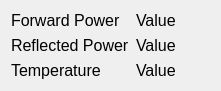
   <widget class="QWidget" name="layoutWidget">
    <property name="geometry">
     <rect>
      <x>490</x>
      <y>330</y>
      <width>221</width>
      <height>91</height>
     </rect>
    </property>
    <layout class="QGridLayout" name="gridLayout_2">
     <item row="0" column="0">
      <widget class="QLabel" name="f_power">
       <property name="font">
        <font>
         <pointsize>12</pointsize>
         <weight>50</weight>
         <bold>false</bold>
        </font>
       </property>
       <property name="text">
        <string>Forward Power</string>
       </property>
      </widget>
     </item>
     <item row="0" column="1">
      <widget class="QLabel" name="f_power_value">
       <property name="font">
        <font>
         <pointsize>12</pointsize>
         <weight>50</weight>
         <bold>false</bold>
        </font>
       </property>
       <property name="text">
        <string>Value</string>
       </property>
      </widget>
     </item>
     <item row="1" column="0">
      <widget class="QLabel" name="r_power">
       <property name="font">
        <font>
         <pointsize>12</pointsize>
         <weight>50</weight>
         <bold>false</bold>
        </font>
       </property>
       <property name="text">
        <string>Reflected Power</string>
       </property>
      </widget>
     </item>
     <item row="1" column="1">
      <widget class="QLabel" name="r_power_value">
       <property name="font">
        <font>
         <pointsize>12</pointsize>
         <weight>50</weight>
         <bold>false</bold>
        </font>
       </property>
       <property name="text">
        <string>Value</string>
       </property>
      </widget>
     </item>
     <item row="2" column="0">
      <widget class="QLabel" name="temp">
       <property name="font">
        <font>
         <pointsize>12</pointsize>
         <weight>50</weight>
         <bold>false</bold>
        </font>
       </property>
       <property name="text">
        <string>Temperature</string>
       </property>
      </widget>
     </item>
     <item row="2" column="1">
      <widget class="QLabel" name="temp_value">
       <property name="font">
        <font>
         <pointsize>12</pointsize>
         <weight>50</weight>
         <bold>false</bold>
        </font>
       </property>
       <property name="text">
        <string>Value</string>
       </property>
      </widget>
     </item>
    </layout>
   </widget>
